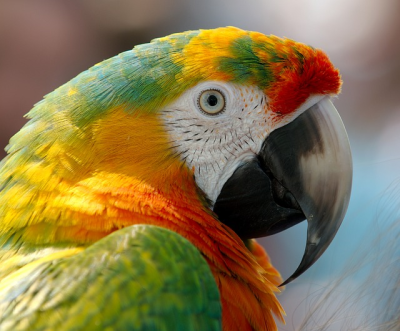
#> input picture proyecto3_rgb_np/loro.png, 400 x 331 px
$ python npRGB.py
#> lines starting #> are read from the running program, lines starting #| are printed output that depends on the picture
import cv2 as cv
import numpy as np


# se crea una matriz tridimensional de 300x300
# para crear la imagen
# bgr=np.zeros((300,300,3), dtype=np.uint8)

bgr = cv.imread('loro.png')
#> bgr is the input picture: shape (331, 400, 3); mean B, G, R 78.4, 120.4, 137.1

# modifica los colores según rgb pero con las posiciones bgr
# bgr[:,:,:] = (255,0,0)

# captura cada componente de la matriz
b=bgr[:,:,0]
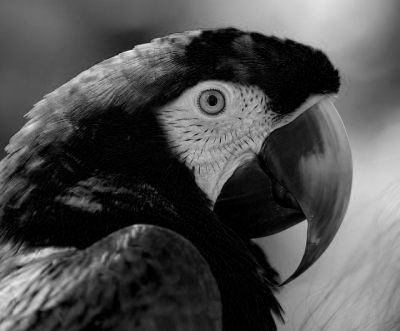
#> b: shape (331, 400); min 0, max 242, mean 78.4
g=bgr[:,:,1]
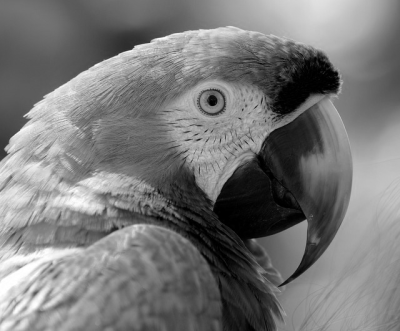
#> g: shape (331, 400); min 0, max 255, mean 120.4
r=bgr[:,:,2]
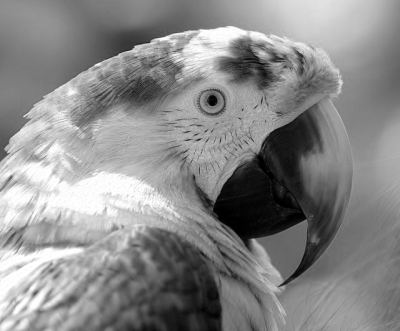
#> r: shape (331, 400); min 0, max 255, mean 137.1

# muestra la imagen
# cv.imshow('BGR', bgr)
cv.imshow('BGR', np.hstack([b,g,r]))
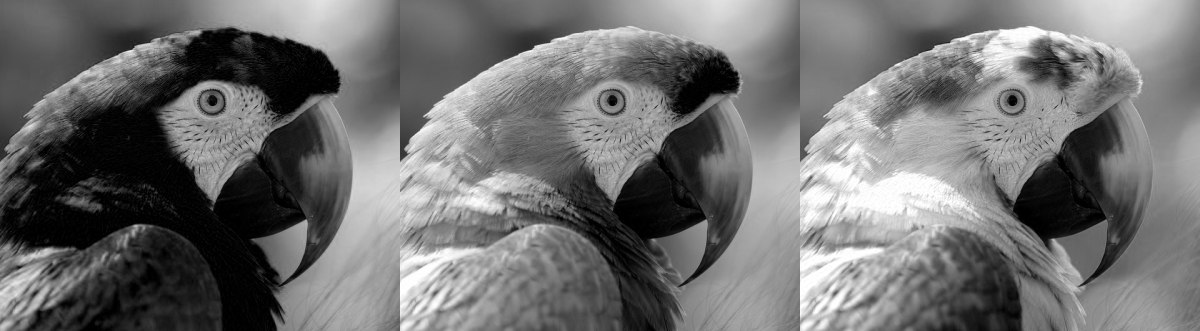
#> window 'BGR': shape (331, 1200); min 0, max 255, mean 111.9

# convierte a rgb
rgb = cv.cvtColor(bgr, cv.COLOR_BGR2RGB)
# captura cada componente de la matriz
r=rgb[:,:,0]
g=rgb[:,:,1]
b=rgb[:,:,2]

# muestra la imagen
cv.imshow('RGB', np.hstack([r,g,b]))
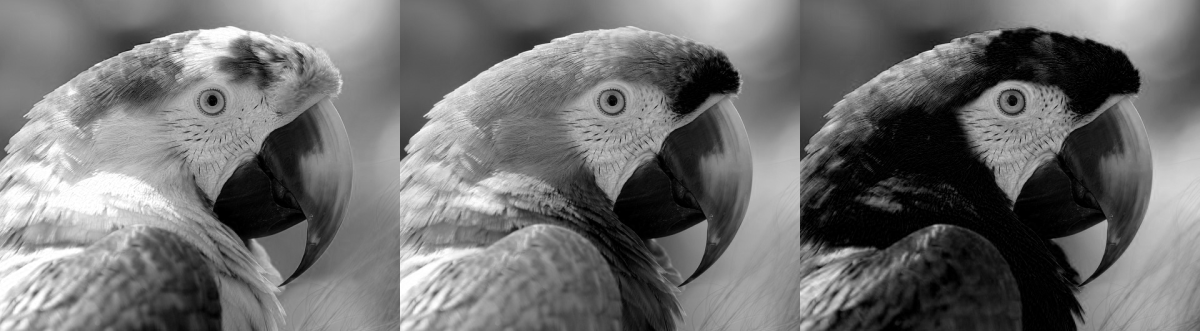
#> window 'RGB': shape (331, 1200); min 0, max 255, mean 111.9

gris = cv.cvtColor(bgr, cv.COLOR_BGR2GRAY)
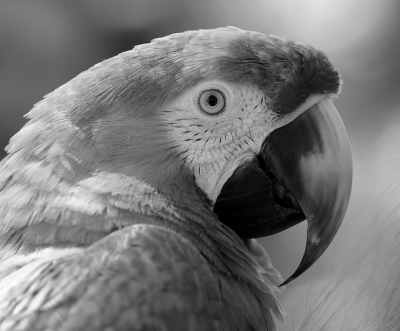
#> gris: shape (331, 400); min 0, max 252, mean 120.6
cv.imshow('GRIS', gris)

cv.waitKey(0)
cv.destroyAllWindows()
